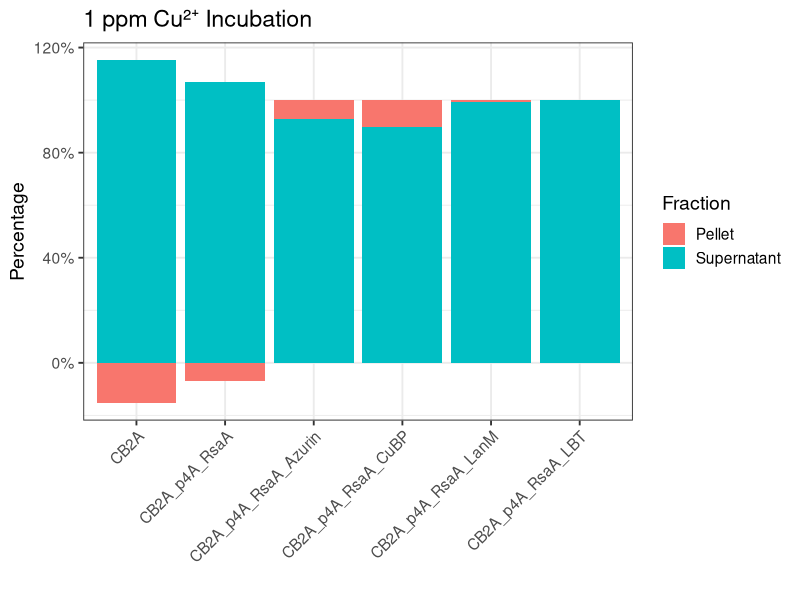

Reproduce this figure in R. (Note: this script raises an error after producing the figure.)
# ------------------------------
# Data
# ------------------------------
df <- data.frame(
  Strain = c(
    "CB2A",
    "CB2A_p4A_RsaA",
    "CB2A_p4A_RsaA_LanM",
    "CB2A_p4A_RsaA_LBT",
    "CB2A_p4A_RsaA_CuBP",
    "CB2A_p4A_RsaA_Azurin"
  ),
  Supernatant = c(0.95, 1.262, 0.924, 0.955, 0.994, 1.04),
  Pellet      = c(-0.127, -0.083, 0.006, 0, 0.115, 0.081)
)

# ------------------------------
# Convert to tidy format
# ------------------------------
library(tidyr)
library(dplyr)
library(ggplot2)

df_long <- df %>%
  pivot_longer(cols = c(Supernatant, Pellet),
               names_to = "Fraction",
               values_to = "Value")

# ------------------------------
# Normalize to % stacked bars
# ------------------------------
df_long <- df_long %>%
  group_by(Strain) %>%
  mutate(Percent = Value / sum(Value))

# ------------------------------
# Plot
# ------------------------------
ggplot(df_long, aes(x = Strain, y = Percent, fill = Fraction)) +
  geom_bar(stat = "identity") +
  scale_y_continuous(labels = scales::percent_format(accuracy = 1)) +
  labs(
    title = "1 ppm Cu²⁺ Incubation",
    y = "Percentage",
    x = ""
  ) +
  theme_bw(base_size = 14) +
  theme(
    axis.text.x = element_text(angle = 45, hjust = 1)
  )
P
